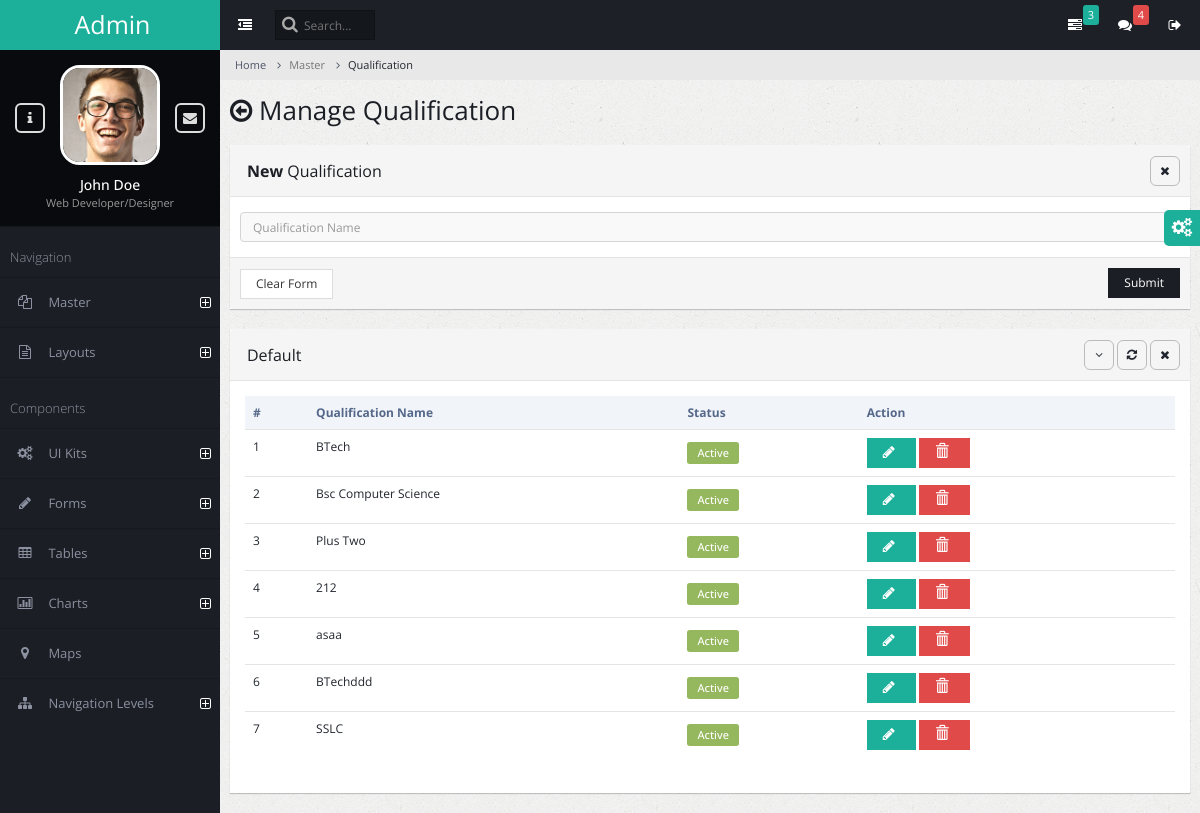
/qualification/, run on the app's committed database.
### admin_master/models.py (models this page shows)
class AcademicQualification(models.Model):
    qualification_name = models.CharField(max_length=150)
    is_active = models.BooleanField(default=True)

### admin_master/views.py (the view, shortened to what this page needs)
# urls.py: path('qualification/', views.qualification_manage,name="qualification"),
def qualification_manage(request):
    success_message=None
    error_message = None
    academic_qualification = AcademicQualification.objects.all()
    context = {
        'errormessage': error_message,
        'successmessage': success_message,
        'academic_qualifications': academic_qualification,
    }
    return render(request, 'qualification_manage.html', context)

### admin_master/templates/qualification_manage.html (shortened to what this page needs)
{% extends 'admin_base.html' %}
{% block content %}
<ul class="breadcrumb">
    <li><a href="#">Home</a></li>
    <li class="active">Master</li>
    <li class="active">Qualification</li>
</ul>
<div class="page-title">
    <h2><span class="fa fa-arrow-circle-o-left"></span> Manage Qualification</h2>
</div>
<div class="page-content-wrap">
    <div class="row">
        <div class="col-md-12">
        <form class="form-horizontal" method="post" enctype="multipart/form-data" id="myForm">
            <div class="panel panel-default">
                <div class="panel-heading">
                    <h3 class="panel-title"><strong>New </strong> Qualification</h3>
                    <ul class="panel-controls">
                        <li><a href="#" class="panel-remove"><span class="fa fa-times"></span></a></li>
                    </ul>
                </div>
                <div class="panel-body">
                    <div class="row">
                        <div class="col-md-12 px-5 ">
                            <div class="form-group">
                                <input type="text" name='qualification_name'  autofocus class="form-control" placeholder="Qualification Name"/>
                            </div>
                        </div>
                    </div>
                </div>
                <div class="panel-footer">
                    <input type="reset" value="Clear Form" class="btn btn-default">
                    <button class="btn btn-primary pull-right">Submit</button>
                </div>
            </div>
        </form>
            <div class="panel panel-default">
                <div class="panel-heading">
                    <h3 class="panel-title">Default</h3>
                    <ul class="panel-controls">
                        <li><a href="#" class="panel-collapse"><span class="fa fa-angle-down"></span></a></li>
                        <li><a href="#" class="panel-refresh"><span class="fa fa-refresh"></span></a></li>
                        <li><a href="#" class="panel-remove"><span class="fa fa-times"></span></a></li>
                    </ul>
                </div>
                <div class="panel-body">
                    <table class="table datatable">
                        <thead>
                            <tr>
                                <th>#</th>
                                <th>Qualification Name</th>
                                <th>Status</th>
                                <th>Action</th>
                            </tr>
                        </thead>
                        <tbody>
                            {% for cademic_qualification in academic_qualifications %}
                            <tr>
                                <td>{{ forloop.counter }}</td>
                                <td>{{ cademic_qualification.qualification_name }}</td>
                                <td>
                                    {% if cademic_qualification.is_active %}
                                    <span class="label label-success label-form">Active</span>
                                    {% else %}
                                    <span class="label label-danger ">Deactive</span>
                                    {% endif %}
                                </td>
                                <td>
                                    <button class="btn btn-info" data-toggle="modal" data-target="#modal-default">
                                        <span class="fa fa-pencil"></span>
                                    </button>
                                    <a onclick="return delete_row()">
                                        <button class="btn btn-danger">
                                            <span class="glyphicon glyphicon-trash"></span>
                                        </button>
                                    </a>
                                </td>
                            </tr>
                            {% endfor %}
                        </tbody>
                    </table>
                </div>
            </div>
        </div>
    </div>
</div>
{% endblock %}

### data on the page
AcademicQualification: qualification_name "BTech", is_active "Active"
AcademicQualification: qualification_name "Bsc Computer Science", is_active "Active"
AcademicQualification: qualification_name "Plus Two", is_active "Active"
AcademicQualification: qualification_name "212", is_active "Active"
AcademicQualification: qualification_name "asaa", is_active "Active"
AcademicQualification: qualification_name "BTechddd", is_active "Active"
AcademicQualification: qualification_name "SSLC", is_active "Active"
